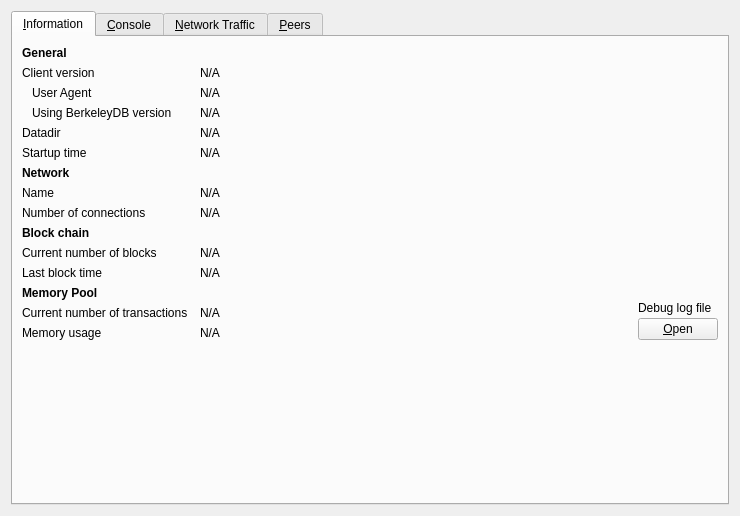
<?xml version="1.0" encoding="UTF-8"?>
<ui version="4.0">
 <class>RPCConsole</class>
 <widget class="QWidget" name="RPCConsole">
  <property name="geometry">
   <rect>
    <x>0</x>
    <y>0</y>
    <width>740</width>
    <height>516</height>
   </rect>
  </property>
  <property name="windowTitle">
   <string>Debug window</string>
  </property>
  <layout class="QVBoxLayout" name="verticalLayout_2">
   <item>
    <widget class="QTabWidget" name="tabWidget">
     <property name="currentIndex">
      <number>0</number>
     </property>
     <widget class="QWidget" name="tab_info">
      <attribute name="title">
       <string>&amp;Information</string>
      </attribute>
      <layout class="QGridLayout" name="gridLayout" columnstretch="0,1,0">
       <property name="horizontalSpacing">
        <number>12</number>
       </property>
       <item row="0" column="0">
        <widget class="QLabel" name="label_9">
         <property name="font">
          <font>
           <weight>75</weight>
           <bold>true</bold>
          </font>
         </property>
         <property name="text">
          <string>General</string>
         </property>
        </widget>
       </item>
       <item row="1" column="0">
        <widget class="QLabel" name="label_6">
         <property name="text">
          <string>Client version</string>
         </property>
        </widget>
       </item>
       <item row="1" column="1" colspan="2">
        <widget class="QLabel" name="clientVersion">
         <property name="cursor">
          <cursorShape>IBeamCursor</cursorShape>
         </property>
         <property name="text">
          <string>N/A</string>
         </property>
         <property name="textFormat">
          <enum>Qt::PlainText</enum>
         </property>
         <property name="textInteractionFlags">
          <set>Qt::LinksAccessibleByMouse|Qt::TextSelectableByKeyboard|Qt::TextSelectableByMouse</set>
         </property>
        </widget>
       </item>
       <item row="2" column="0">
        <widget class="QLabel" name="labelClientUserAgent">
         <property name="text">
          <string>User Agent</string>
         </property>
         <property name="indent">
          <number>10</number>
         </property>
        </widget>
       </item>
       <item row="2" column="1" colspan="2">
        <widget class="QLabel" name="clientUserAgent">
         <property name="cursor">
          <cursorShape>IBeamCursor</cursorShape>
         </property>
         <property name="text">
          <string>N/A</string>
         </property>
         <property name="textFormat">
          <enum>Qt::PlainText</enum>
         </property>
         <property name="textInteractionFlags">
          <set>Qt::LinksAccessibleByMouse|Qt::TextSelectableByKeyboard|Qt::TextSelectableByMouse</set>
         </property>
        </widget>
       </item>
       <item row="3" column="0">
        <widget class="QLabel" name="label_berkeleyDBVersion">
         <property name="text">
          <string>Using BerkeleyDB version</string>
         </property>
         <property name="indent">
          <number>10</number>
         </property>
        </widget>
       </item>
       <item row="3" column="1" colspan="2">
        <widget class="QLabel" name="berkeleyDBVersion">
         <property name="cursor">
          <cursorShape>IBeamCursor</cursorShape>
         </property>
         <property name="text">
          <string>N/A</string>
         </property>
         <property name="textFormat">
          <enum>Qt::PlainText</enum>
         </property>
         <property name="textInteractionFlags">
          <set>Qt::LinksAccessibleByMouse|Qt::TextSelectableByKeyboard|Qt::TextSelectableByMouse</set>
         </property>
        </widget>
       </item>
       <item row="4" column="0">
        <widget class="QLabel" name="label_12">
         <property name="text">
          <string>Datadir</string>
         </property>
        </widget>
       </item>
       <item row="4" column="1" colspan="2">
        <widget class="QLabel" name="dataDir">
         <property name="cursor">
          <cursorShape>IBeamCursor</cursorShape>
         </property>
         <property name="text">
          <string>N/A</string>
         </property>
         <property name="textFormat">
          <enum>Qt::PlainText</enum>
         </property>
         <property name="wordWrap">
          <bool>true</bool>
         </property>
         <property name="textInteractionFlags">
          <set>Qt::LinksAccessibleByMouse|Qt::TextSelectableByKeyboard|Qt::TextSelectableByMouse</set>
         </property>
        </widget>
       </item>
       <item row="5" column="0">
        <widget class="QLabel" name="label_13">
         <property name="text">
          <string>Startup time</string>
         </property>
        </widget>
       </item>
       <item row="5" column="1" colspan="2">
        <widget class="QLabel" name="startupTime">
         <property name="cursor">
          <cursorShape>IBeamCursor</cursorShape>
         </property>
         <property name="text">
          <string>N/A</string>
         </property>
         <property name="textFormat">
          <enum>Qt::PlainText</enum>
         </property>
         <property name="textInteractionFlags">
          <set>Qt::LinksAccessibleByMouse|Qt::TextSelectableByKeyboard|Qt::TextSelectableByMouse</set>
         </property>
        </widget>
       </item>
       <item row="6" column="0">
        <widget class="QLabel" name="labelNetwork">
         <property name="font">
          <font>
           <weight>75</weight>
           <bold>true</bold>
          </font>
         </property>
         <property name="text">
          <string>Network</string>
         </property>
        </widget>
       </item>
       <item row="7" column="0">
        <widget class="QLabel" name="label_8">
         <property name="text">
          <string>Name</string>
         </property>
        </widget>
       </item>
       <item row="7" column="1" colspan="2">
        <widget class="QLabel" name="networkName">
         <property name="cursor">
          <cursorShape>IBeamCursor</cursorShape>
         </property>
         <property name="text">
          <string>N/A</string>
         </property>
         <property name="textFormat">
          <enum>Qt::PlainText</enum>
         </property>
         <property name="textInteractionFlags">
          <set>Qt::LinksAccessibleByMouse|Qt::TextSelectableByKeyboard|Qt::TextSelectableByMouse</set>
         </property>
        </widget>
       </item>
       <item row="8" column="0">
        <widget class="QLabel" name="label_7">
         <property name="text">
          <string>Number of connections</string>
         </property>
        </widget>
       </item>
       <item row="8" column="1" colspan="2">
        <widget class="QLabel" name="numberOfConnections">
         <property name="cursor">
          <cursorShape>IBeamCursor</cursorShape>
         </property>
         <property name="text">
          <string>N/A</string>
         </property>
         <property name="textFormat">
          <enum>Qt::PlainText</enum>
         </property>
         <property name="textInteractionFlags">
          <set>Qt::LinksAccessibleByMouse|Qt::TextSelectableByKeyboard|Qt::TextSelectableByMouse</set>
         </property>
        </widget>
       </item>
       <item row="9" column="0">
        <widget class="QLabel" name="label_10">
         <property name="font">
          <font>
           <weight>75</weight>
           <bold>true</bold>
          </font>
         </property>
         <property name="text">
          <string>Block chain</string>
         </property>
        </widget>
       </item>
       <item row="10" column="0">
        <widget class="QLabel" name="label_3">
         <property name="text">
          <string>Current number of blocks</string>
         </property>
        </widget>
       </item>
       <item row="10" column="1" colspan="2">
        <widget class="QLabel" name="numberOfBlocks">
         <property name="cursor">
          <cursorShape>IBeamCursor</cursorShape>
         </property>
         <property name="text">
          <string>N/A</string>
         </property>
         <property name="textFormat">
          <enum>Qt::PlainText</enum>
         </property>
         <property name="textInteractionFlags">
          <set>Qt::LinksAccessibleByMouse|Qt::TextSelectableByKeyboard|Qt::TextSelectableByMouse</set>
         </property>
        </widget>
       </item>
       <item row="11" column="0">
        <widget class="QLabel" name="labelLastBlockTime">
         <property name="text">
          <string>Last block time</string>
         </property>
        </widget>
       </item>
       <item row="11" column="1" colspan="2">
        <widget class="QLabel" name="lastBlockTime">
         <property name="cursor">
          <cursorShape>IBeamCursor</cursorShape>
         </property>
         <property name="text">
          <string>N/A</string>
         </property>
         <property name="textFormat">
          <enum>Qt::PlainText</enum>
         </property>
         <property name="textInteractionFlags">
          <set>Qt::LinksAccessibleByMouse|Qt::TextSelectableByKeyboard|Qt::TextSelectableByMouse</set>
         </property>
        </widget>
       </item>
       <item row="12" column="0">
        <widget class="QLabel" name="labelMempoolTitle">
         <property name="font">
          <font>
           <weight>75</weight>
           <bold>true</bold>
          </font>
         </property>
         <property name="text">
          <string>Memory Pool</string>
         </property>
        </widget>
       </item>
       <item row="13" column="0">
        <widget class="QLabel" name="labelNumberOfTransactions">
         <property name="text">
          <string>Current number of transactions</string>
         </property>
        </widget>
       </item>
       <item row="13" column="1">
        <widget class="QLabel" name="mempoolNumberTxs">
         <property name="cursor">
          <cursorShape>IBeamCursor</cursorShape>
         </property>
         <property name="text">
          <string>N/A</string>
         </property>
         <property name="textFormat">
          <enum>Qt::PlainText</enum>
         </property>
         <property name="textInteractionFlags">
          <set>Qt::LinksAccessibleByMouse|Qt::TextSelectableByKeyboard|Qt::TextSelectableByMouse</set>
         </property>
        </widget>
       </item>
       <item row="14" column="0">
        <widget class="QLabel" name="labelMemoryUsage">
         <property name="text">
          <string>Memory usage</string>
         </property>
        </widget>
       </item>
       <item row="14" column="1">
        <widget class="QLabel" name="mempoolSize">
         <property name="cursor">
          <cursorShape>IBeamCursor</cursorShape>
         </property>
         <property name="text">
          <string>N/A</string>
         </property>
         <property name="textFormat">
          <enum>Qt::PlainText</enum>
         </property>
         <property name="textInteractionFlags">
          <set>Qt::LinksAccessibleByMouse|Qt::TextSelectableByKeyboard|Qt::TextSelectableByMouse</set>
         </property>
        </widget>
       </item>
       <item row="12" column="2" rowspan="3">
        <layout class="QVBoxLayout" name="verticalLayoutDebugButton">
         <property name="spacing">
          <number>3</number>
         </property>
         <item>
          <spacer name="verticalSpacer_2">
           <property name="orientation">
            <enum>Qt::Vertical</enum>
           </property>
           <property name="sizeHint" stdset="0">
            <size>
             <width>10</width>
             <height>5</height>
            </size>
           </property>
          </spacer>
         </item>
         <item>
          <widget class="QLabel" name="labelDebugLogfile">
           <property name="text">
            <string>Debug log file</string>
           </property>
          </widget>
         </item>
         <item>
          <widget class="QPushButton" name="openDebugLogfileButton">
           <property name="toolTip">
            <string>Open the %1 debug log file from the current data directory. This can take a few seconds for large log files.</string>
           </property>
           <property name="text">
            <string>&amp;Open</string>
           </property>
           <property name="icon">
            <iconset resource="../bitcoin.qrc">
             <normaloff>:/images/open</normaloff>:/images/open</iconset>
           </property>
           <property name="autoDefault">
            <bool>false</bool>
           </property>
          </widget>
         </item>
        </layout>
       </item>
       <item row="15" column="0">
        <spacer name="verticalSpacer">
         <property name="orientation">
          <enum>Qt::Vertical</enum>
         </property>
         <property name="sizeHint" stdset="0">
          <size>
           <width>20</width>
           <height>40</height>
          </size>
         </property>
        </spacer>
       </item>
      </layout>
     </widget>
     <widget class="QWidget" name="tab_console">
      <attribute name="title">
       <string>&amp;Console</string>
      </attribute>
      <layout class="QVBoxLayout" name="verticalLayout_3">
       <property name="spacing">
        <number>3</number>
       </property>
       <property name="bottomMargin">
        <number>5</number>
       </property>
       <item>
        <layout class="QHBoxLayout" name="horizontalLayout">
         <property name="spacing">
          <number>4</number>
         </property>
         <item>
          <spacer name="horizontalSpacer">
           <property name="orientation">
            <enum>Qt::Horizontal</enum>
           </property>
           <property name="sizeHint" stdset="0">
            <size>
             <width>40</width>
             <height>20</height>
            </size>
           </property>
          </spacer>
         </item>
         <item>
          <widget class="QPushButton" name="fontSmallerButton">
           <property name="maximumSize">
            <size>
             <width>24</width>
             <height>24</height>
            </size>
           </property>
           <property name="toolTip">
            <string>Decrease font size</string>
           </property>
           <property name="text">
            <string/>
           </property>
           <property name="icon">
            <iconset resource="../bitcoin.qrc">
             <normaloff>:/images/fontsmaller</normaloff>:/images/fontsmaller</iconset>
           </property>
           <property name="iconSize">
            <size>
             <width>24</width>
             <height>16</height>
            </size>
           </property>
           <property name="autoDefault">
            <bool>false</bool>
           </property>
           <property name="flat">
            <bool>true</bool>
           </property>
          </widget>
         </item>
         <item>
          <widget class="QPushButton" name="fontBiggerButton">
           <property name="maximumSize">
            <size>
             <width>24</width>
             <height>24</height>
            </size>
           </property>
           <property name="toolTip">
            <string>Increase font size</string>
           </property>
           <property name="text">
            <string/>
           </property>
           <property name="icon">
            <iconset resource="../bitcoin.qrc">
             <normaloff>:/images/fontbigger</normaloff>:/images/fontbigger</iconset>
           </property>
           <property name="iconSize">
            <size>
             <width>24</width>
             <height>16</height>
            </size>
           </property>
           <property name="autoDefault">
            <bool>false</bool>
           </property>
           <property name="flat">
            <bool>true</bool>
           </property>
          </widget>
         </item>
         <item>
          <widget class="QPushButton" name="clearButton">
           <property name="maximumSize">
            <size>
             <width>24</width>
             <height>24</height>
            </size>
           </property>
           <property name="toolTip">
            <string>Clear console</string>
           </property>
           <property name="layoutDirection">
            <enum>Qt::LeftToRight</enum>
           </property>
           <property name="text">
            <string/>
           </property>
           <property name="icon">
            <iconset resource="../bitcoin.qrc">
             <normaloff>:/images/clear</normaloff>:/images/clear</iconset>
           </property>
           <property name="shortcut">
            <string notr="true">Ctrl+L</string>
           </property>
           <property name="autoDefault">
            <bool>false</bool>
           </property>
           <property name="flat">
            <bool>true</bool>
           </property>
          </widget>
         </item>
        </layout>
       </item>
       <item>
        <widget class="QTextEdit" name="messagesWidget">
         <property name="minimumSize">
          <size>
           <width>0</width>
           <height>100</height>
          </size>
         </property>
         <property name="readOnly">
          <bool>true</bool>
         </property>
         <property name="tabKeyNavigation" stdset="0">
          <bool>false</bool>
         </property>
         <property name="columnCount" stdset="0">
          <number>2</number>
         </property>
        </widget>
       </item>
       <item>
        <layout class="QHBoxLayout" name="horizontalLayoutPrompt">
         <property name="spacing">
          <number>3</number>
         </property>
         <item>
          <widget class="QPushButton" name="promptIcon">
           <property name="enabled">
            <bool>false</bool>
           </property>
           <property name="maximumSize">
            <size>
             <width>16</width>
             <height>24</height>
            </size>
           </property>
           <property name="text">
            <string/>
           </property>
           <property name="icon">
            <iconset resource="../bitcoin.qrc">
             <normaloff>:/images/prompt</normaloff>:/images/prompt</iconset>
           </property>
           <property name="iconSize">
            <size>
             <width>14</width>
             <height>14</height>
            </size>
           </property>
           <property name="autoDefault">
            <bool>false</bool>
           </property>
           <property name="flat">
            <bool>true</bool>
           </property>
          </widget>
         </item>
         <item>
          <widget class="QLineEdit" name="lineEdit">
           <property name="placeholderText">
            <string/>
           </property>
          </widget>
         </item>
        </layout>
       </item>
      </layout>
     </widget>
     <widget class="QWidget" name="tab_nettraffic">
      <attribute name="title">
       <string>&amp;Network Traffic</string>
      </attribute>
      <layout class="QHBoxLayout" name="horizontalLayout_3">
       <item>
        <layout class="QVBoxLayout" name="verticalLayout_4">
         <item>
          <widget class="TrafficGraphWidget" name="trafficGraph" native="true">
           <property name="sizePolicy">
            <sizepolicy hsizetype="Expanding" vsizetype="Expanding">
             <horstretch>0</horstretch>
             <verstretch>0</verstretch>
            </sizepolicy>
           </property>
          </widget>
         </item>
         <item>
          <layout class="QHBoxLayout" name="horizontalLayout_2">
           <item>
            <widget class="QSlider" name="sldGraphRange">
             <property name="minimum">
              <number>1</number>
             </property>
             <property name="maximum">
              <number>288</number>
             </property>
             <property name="pageStep">
              <number>12</number>
             </property>
             <property name="value">
              <number>6</number>
             </property>
             <property name="orientation">
              <enum>Qt::Horizontal</enum>
             </property>
            </widget>
           </item>
           <item>
            <widget class="QLabel" name="lblGraphRange">
             <property name="minimumSize">
              <size>
               <width>100</width>
               <height>0</height>
              </size>
             </property>
             <property name="alignment">
              <set>Qt::AlignCenter</set>
             </property>
            </widget>
           </item>
           <item>
            <widget class="QPushButton" name="btnClearTrafficGraph">
             <property name="text">
              <string>&amp;Clear</string>
             </property>
             <property name="icon">
              <iconset resource="../bitcoin.qrc">
               <normaloff>:/images/clear</normaloff>:/images/clear</iconset>
             </property>
             <property name="autoDefault">
              <bool>false</bool>
             </property>
            </widget>
           </item>
          </layout>
         </item>
        </layout>
       </item>
       <item>
        <layout class="QVBoxLayout" name="verticalLayout">
         <item>
          <widget class="QGroupBox" name="groupBox">
           <property name="title">
            <string>Totals</string>
           </property>
           <layout class="QVBoxLayout" name="verticalLayout_5">
            <item>
             <layout class="QHBoxLayout" name="horizontalLayout_4">
              <item>
               <widget class="Line" name="line">
                <property name="sizePolicy">
                 <sizepolicy hsizetype="Fixed" vsizetype="Fixed">
                  <horstretch>0</horstretch>
                  <verstretch>0</verstretch>
                 </sizepolicy>
                </property>
                <property name="minimumSize">
                 <size>
                  <width>10</width>
                  <height>0</height>
                 </size>
                </property>
                <property name="palette">
                 <palette>
                  <active>
                   <colorrole role="Light">
                    <brush brushstyle="SolidPattern">
                     <color alpha="255">
                      <red>0</red>
                      <green>255</green>
                      <blue>0</blue>
                     </color>
                    </brush>
                   </colorrole>
                  </active>
                  <inactive>
                   <colorrole role="Light">
                    <brush brushstyle="SolidPattern">
                     <color alpha="255">
                      <red>0</red>
                      <green>255</green>
                      <blue>0</blue>
                     </color>
                    </brush>
                   </colorrole>
                  </inactive>
                  <disabled>
                   <colorrole role="Light">
                    <brush brushstyle="SolidPattern">
                     <color alpha="255">
                      <red>0</red>
                      <green>255</green>
                      <blue>0</blue>
                     </color>
                    </brush>
                   </colorrole>
                  </disabled>
                 </palette>
                </property>
                <property name="orientation">
                 <enum>Qt::Horizontal</enum>
                </property>
               </widget>
              </item>
              <item>
               <widget class="QLabel" name="label_16">
                <property name="text">
                 <string>Received</string>
                </property>
               </widget>
              </item>
              <item>
               <widget class="QLabel" name="lblBytesIn">
                <property name="minimumSize">
                 <size>
                  <width>50</width>
                  <height>0</height>
                 </size>
                </property>
                <property name="alignment">
                 <set>Qt::AlignRight|Qt::AlignTrailing|Qt::AlignVCenter</set>
                </property>
               </widget>
              </item>
             </layout>
            </item>
            <item>
             <layout class="QHBoxLayout" name="horizontalLayout_5">
              <item>
               <widget class="Line" name="line_2">
                <property name="sizePolicy">
                 <sizepolicy hsizetype="Fixed" vsizetype="Fixed">
                  <horstretch>0</horstretch>
                  <verstretch>0</verstretch>
                 </sizepolicy>
                </property>
                <property name="minimumSize">
                 <size>
                  <width>10</width>
                  <height>0</height>
                 </size>
                </property>
                <property name="palette">
                 <palette>
                  <active>
                   <colorrole role="Light">
                    <brush brushstyle="SolidPattern">
                     <color alpha="255">
                      <red>255</red>
                      <green>0</green>
                      <blue>0</blue>
                     </color>
                    </brush>
                   </colorrole>
                  </active>
                  <inactive>
                   <colorrole role="Light">
                    <brush brushstyle="SolidPattern">
                     <color alpha="255">
                      <red>255</red>
                      <green>0</green>
                      <blue>0</blue>
                     </color>
                    </brush>
                   </colorrole>
                  </inactive>
                  <disabled>
                   <colorrole role="Light">
                    <brush brushstyle="SolidPattern">
                     <color alpha="255">
                      <red>255</red>
                      <green>0</green>
                      <blue>0</blue>
                     </color>
                    </brush>
                   </colorrole>
                  </disabled>
                 </palette>
                </property>
                <property name="orientation">
                 <enum>Qt::Horizontal</enum>
                </property>
               </widget>
              </item>
              <item>
               <widget class="QLabel" name="label_17">
                <property name="text">
                 <string>Sent</string>
                </property>
               </widget>
              </item>
              <item>
               <widget class="QLabel" name="lblBytesOut">
                <property name="minimumSize">
                 <size>
                  <width>50</width>
                  <height>0</height>
                 </size>
                </property>
                <property name="alignment">
                 <set>Qt::AlignRight|Qt::AlignTrailing|Qt::AlignVCenter</set>
                </property>
               </widget>
              </item>
             </layout>
            </item>
            <item>
             <spacer name="verticalSpacer_4">
              <property name="orientation">
               <enum>Qt::Vertical</enum>
              </property>
              <property name="sizeHint" stdset="0">
               <size>
                <width>20</width>
                <height>407</height>
               </size>
              </property>
             </spacer>
            </item>
           </layout>
          </widget>
         </item>
        </layout>
       </item>
      </layout>
     </widget>
     <widget class="QWidget" name="tab_peers">
      <attribute name="title">
       <string>&amp;Peers</string>
      </attribute>
      <layout class="QGridLayout" name="gridLayout_2">
       <item row="0" column="0" rowspan="2">
        <layout class="QVBoxLayout" name="verticalLayout_101">
         <property name="spacing">
          <number>0</number>
         </property>
         <item>
          <widget class="QTableView" name="peerWidget">
           <property name="horizontalScrollCrzPolicy">
            <enum>Qt::ScrollCrzAsNeeded</enum>
           </property>
           <property name="tabKeyNavigation">
            <bool>false</bool>
           </property>
           <property name="sortingEnabled">
            <bool>true</bool>
           </property>
           <attribute name="horizontalHeaderHighlightSections">
            <bool>false</bool>
           </attribute>
          </widget>
         </item>
         <item>
          <widget class="QLabel" name="banHeading">
           <property name="sizePolicy">
            <sizepolicy hsizetype="Preferred" vsizetype="Minimum">
             <horstretch>0</horstretch>
             <verstretch>0</verstretch>
            </sizepolicy>
           </property>
           <property name="minimumSize">
            <size>
             <width>300</width>
             <height>32</height>
            </size>
           </property>
           <property name="maximumSize">
            <size>
             <width>16777215</width>
             <height>32</height>
            </size>
           </property>
           <property name="font">
            <font>
             <pointsize>12</pointsize>
            </font>
           </property>
           <property name="cursor">
            <cursorShape>IBeamCursor</cursorShape>
           </property>
           <property name="text">
            <string>Banned peers</string>
           </property>
           <property name="alignment">
            <set>Qt::AlignBottom|Qt::AlignLeading|Qt::AlignLeft</set>
           </property>
           <property name="wordWrap">
            <bool>true</bool>
           </property>
           <property name="textInteractionFlags">
            <set>Qt::NoTextInteraction</set>
           </property>
          </widget>
         </item>
         <item>
          <widget class="QTableView" name="banlistWidget">
           <property name="sizePolicy">
            <sizepolicy hsizetype="Expanding" vsizetype="Expanding">
             <horstretch>0</horstretch>
             <verstretch>0</verstretch>
            </sizepolicy>
           </property>
           <property name="horizontalScrollCrzPolicy">
            <enum>Qt::ScrollCrzAsNeeded</enum>
           </property>
           <property name="tabKeyNavigation">
            <bool>false</bool>
           </property>
           <property name="sortingEnabled">
            <bool>true</bool>
           </property>
           <attribute name="horizontalHeaderHighlightSections">
            <bool>false</bool>
           </attribute>
          </widget>
         </item>
        </layout>
       </item>
       <item row="0" column="1">
        <widget class="QLabel" name="peerHeading">
         <property name="sizePolicy">
          <sizepolicy hsizetype="Preferred" vsizetype="Minimum">
           <horstretch>0</horstretch>
           <verstretch>0</verstretch>
          </sizepolicy>
         </property>
         <property name="minimumSize">
          <size>
           <width>300</width>
           <height>32</height>
          </size>
         </property>
         <property name="font">
          <font>
           <pointsize>10</pointsize>
          </font>
         </property>
         <property name="cursor">
          <cursorShape>IBeamCursor</cursorShape>
         </property>
         <property name="text">
          <string>Select a peer to view detailed information.</string>
         </property>
         <property name="alignment">
          <set>Qt::AlignHCenter|Qt::AlignTop</set>
         </property>
         <property name="wordWrap">
          <bool>true</bool>
         </property>
         <property name="textInteractionFlags">
          <set>Qt::LinksAccessibleByMouse|Qt::TextSelectableByKeyboard|Qt::TextSelectableByMouse</set>
         </property>
        </widget>
       </item>
       <item row="1" column="1">
        <widget class="QWidget" name="detailWidget" native="true">
         <property name="minimumSize">
          <size>
           <width>300</width>
           <height>0</height>
          </size>
         </property>
         <layout class="QGridLayout" name="gridLayout_3">
          <item row="0" column="0">
           <widget class="QLabel" name="label_30">
            <property name="text">
             <string>Whitelisted</string>
            </property>
           </widget>
          </item>
          <item row="0" column="2">
           <widget class="QLabel" name="peerWhitelisted">
            <property name="cursor">
             <cursorShape>IBeamCursor</cursorShape>
            </property>
            <property name="text">
             <string>N/A</string>
            </property>
            <property name="textFormat">
             <enum>Qt::PlainText</enum>
            </property>
            <property name="textInteractionFlags">
             <set>Qt::LinksAccessibleByMouse|Qt::TextSelectableByKeyboard|Qt::TextSelectableByMouse</set>
            </property>
           </widget>
          </item>
          <item row="1" column="0">
           <widget class="QLabel" name="label_23">
            <property name="text">
             <string>Direction</string>
            </property>
           </widget>
          </item>
          <item row="1" column="2">
           <widget class="QLabel" name="peerDirection">
            <property name="cursor">
             <cursorShape>IBeamCursor</cursorShape>
            </property>
            <property name="text">
             <string>N/A</string>
            </property>
            <property name="textFormat">
             <enum>Qt::PlainText</enum>
            </property>
            <property name="textInteractionFlags">
             <set>Qt::LinksAccessibleByMouse|Qt::TextSelectableByKeyboard|Qt::TextSelectableByMouse</set>
            </property>
           </widget>
          </item>
          <item row="2" column="0">
           <widget class="QLabel" name="label_21">
            <property name="text">
             <string>Version</string>
            </property>
           </widget>
          </item>
          <item row="2" column="2">
           <widget class="QLabel" name="peerVersion">
            <property name="cursor">
             <cursorShape>IBeamCursor</cursorShape>
            </property>
            <property name="text">
             <string>N/A</string>
            </property>
            <property name="textFormat">
             <enum>Qt::PlainText</enum>
            </property>
            <property name="textInteractionFlags">
             <set>Qt::LinksAccessibleByMouse|Qt::TextSelectableByKeyboard|Qt::TextSelectableByMouse</set>
            </property>
           </widget>
          </item>
          <item row="3" column="0">
           <widget class="QLabel" name="label_28">
            <property name="text">
             <string>User Agent</string>
            </property>
           </widget>
          </item>
          <item row="3" column="2">
           <widget class="QLabel" name="peerSubversion">
            <property name="cursor">
             <cursorShape>IBeamCursor</cursorShape>
            </property>
            <property name="text">
             <string>N/A</string>
            </property>
            <property name="textFormat">
             <enum>Qt::PlainText</enum>
            </property>
            <property name="textInteractionFlags">
             <set>Qt::LinksAccessibleByMouse|Qt::TextSelectableByKeyboard|Qt::TextSelectableByMouse</set>
            </property>
           </widget>
          </item>
          <item row="4" column="0">
           <widget class="QLabel" name="label_4">
            <property name="text">
             <string>Services</string>
            </property>
           </widget>
          </item>
          <item row="4" column="2">
           <widget class="QLabel" name="peerServices">
            <property name="cursor">
             <cursorShape>IBeamCursor</cursorShape>
            </property>
            <property name="text">
             <string>N/A</string>
            </property>
            <property name="textFormat">
             <enum>Qt::PlainText</enum>
            </property>
            <property name="textInteractionFlags">
             <set>Qt::LinksAccessibleByMouse|Qt::TextSelectableByKeyboard|Qt::TextSelectableByMouse</set>
            </property>
           </widget>
          </item>
          <item row="5" column="0">
           <widget class="QLabel" name="label_29">
            <property name="text">
             <string>Starting Block</string>
            </property>
           </widget>
          </item>
          <item row="5" column="2">
           <widget class="QLabel" name="peerHeight">
            <property name="cursor">
             <cursorShape>IBeamCursor</cursorShape>
            </property>
            <property name="text">
             <string>N/A</string>
            </property>
            <property name="textFormat">
             <enum>Qt::PlainText</enum>
            </property>
            <property name="textInteractionFlags">
             <set>Qt::LinksAccessibleByMouse|Qt::TextSelectableByKeyboard|Qt::TextSelectableByMouse</set>
            </property>
           </widget>
          </item>
          <item row="6" column="0">
           <widget class="QLabel" name="label_27">
            <property name="text">
             <string>Synced Headers</string>
            </property>
           </widget>
          </item>
          <item row="6" column="2">
           <widget class="QLabel" name="peerSyncHeight">
            <property name="cursor">
             <cursorShape>IBeamCursor</cursorShape>
            </property>
            <property name="text">
             <string>N/A</string>
            </property>
            <property name="textFormat">
             <enum>Qt::PlainText</enum>
            </property>
            <property name="textInteractionFlags">
             <set>Qt::LinksAccessibleByMouse|Qt::TextSelectableByKeyboard|Qt::TextSelectableByMouse</set>
            </property>
           </widget>
          </item>
          <item row="7" column="0">
           <widget class="QLabel" name="label_25">
            <property name="text">
             <string>Synced Blocks</string>
            </property>
           </widget>
          </item>
          <item row="7" column="2">
           <widget class="QLabel" name="peerCommonHeight">
            <property name="cursor">
             <cursorShape>IBeamCursor</cursorShape>
            </property>
            <property name="text">
             <string>N/A</string>
            </property>
            <property name="textFormat">
             <enum>Qt::PlainText</enum>
            </property>
            <property name="textInteractionFlags">
             <set>Qt::LinksAccessibleByMouse|Qt::TextSelectableByKeyboard|Qt::TextSelectableByMouse</set>
            </property>
           </widget>
          </item>
          <item row="8" column="0">
           <widget class="QLabel" name="label_24">
            <property name="text">
             <string>Ban Score</string>
            </property>
           </widget>
          </item>
          <item row="8" column="2">
           <widget class="QLabel" name="peerBanScore">
            <property name="cursor">
             <cursorShape>IBeamCursor</cursorShape>
            </property>
            <property name="text">
             <string>N/A</string>
            </property>
            <property name="textFormat">
             <enum>Qt::PlainText</enum>
            </property>
            <property name="textInteractionFlags">
             <set>Qt::LinksAccessibleByMouse|Qt::TextSelectableByKeyboard|Qt::TextSelectableByMouse</set>
            </property>
           </widget>
          </item>
          <item row="9" column="0">
           <widget class="QLabel" name="label_22">
            <property name="text">
             <string>Connection Time</string>
            </property>
           </widget>
          </item>
          <item row="9" column="2">
           <widget class="QLabel" name="peerConnTime">
            <property name="cursor">
             <cursorShape>IBeamCursor</cursorShape>
            </property>
            <property name="text">
             <string>N/A</string>
            </property>
            <property name="textFormat">
             <enum>Qt::PlainText</enum>
            </property>
            <property name="textInteractionFlags">
             <set>Qt::LinksAccessibleByMouse|Qt::TextSelectableByKeyboard|Qt::TextSelectableByMouse</set>
            </property>
           </widget>
          </item>
          <item row="10" column="0">
           <widget class="QLabel" name="label_15">
            <property name="text">
             <string>Last Send</string>
            </property>
           </widget>
          </item>
          <item row="10" column="2">
           <widget class="QLabel" name="peerLastSend">
            <property name="cursor">
             <cursorShape>IBeamCursor</cursorShape>
            </property>
            <property name="text">
             <string>N/A</string>
            </property>
            <property name="textFormat">
             <enum>Qt::PlainText</enum>
            </property>
            <property name="textInteractionFlags">
             <set>Qt::LinksAccessibleByMouse|Qt::TextSelectableByKeyboard|Qt::TextSelectableByMouse</set>
            </property>
           </widget>
          </item>
          <item row="11" column="0">
           <widget class="QLabel" name="label_19">
            <property name="text">
             <string>Last Receive</string>
            </property>
           </widget>
          </item>
          <item row="11" column="2">
           <widget class="QLabel" name="peerLastRecv">
            <property name="cursor">
             <cursorShape>IBeamCursor</cursorShape>
            </property>
            <property name="text">
             <string>N/A</string>
            </property>
            <property name="textFormat">
             <enum>Qt::PlainText</enum>
            </property>
            <property name="textInteractionFlags">
             <set>Qt::LinksAccessibleByMouse|Qt::TextSelectableByKeyboard|Qt::TextSelectableByMouse</set>
            </property>
           </widget>
          </item>
          <item row="12" column="0">
           <widget class="QLabel" name="label_18">
            <property name="text">
             <string>Sent</string>
            </property>
           </widget>
          </item>
          <item row="12" column="2">
           <widget class="QLabel" name="peerBytesSent">
            <property name="cursor">
             <cursorShape>IBeamCursor</cursorShape>
            </property>
            <property name="text">
             <string>N/A</string>
            </property>
            <property name="textFormat">
             <enum>Qt::PlainText</enum>
            </property>
            <property name="textInteractionFlags">
             <set>Qt::LinksAccessibleByMouse|Qt::TextSelectableByKeyboard|Qt::TextSelectableByMouse</set>
            </property>
           </widget>
          </item>
          <item row="13" column="0">
           <widget class="QLabel" name="label_20">
            <property name="text">
             <string>Received</string>
            </property>
           </widget>
          </item>
          <item row="13" column="2">
           <widget class="QLabel" name="peerBytesRecv">
            <property name="cursor">
             <cursorShape>IBeamCursor</cursorShape>
            </property>
            <property name="text">
             <string>N/A</string>
            </property>
            <property name="textFormat">
             <enum>Qt::PlainText</enum>
            </property>
            <property name="textInteractionFlags">
             <set>Qt::LinksAccessibleByMouse|Qt::TextSelectableByKeyboard|Qt::TextSelectableByMouse</set>
            </property>
           </widget>
          </item>
          <item row="14" column="0">
           <widget class="QLabel" name="label_26">
            <property name="text">
             <string>Ping Time</string>
            </property>
           </widget>
          </item>
          <item row="14" column="2">
           <widget class="QLabel" name="peerPingTime">
            <property name="cursor">
             <cursorShape>IBeamCursor</cursorShape>
            </property>
            <property name="text">
             <string>N/A</string>
            </property>
            <property name="textFormat">
             <enum>Qt::PlainText</enum>
            </property>
            <property name="textInteractionFlags">
             <set>Qt::LinksAccessibleByMouse|Qt::TextSelectableByKeyboard|Qt::TextSelectableByMouse</set>
            </property>
           </widget>
          </item>
          <item row="15" column="0">
           <widget class="QLabel" name="peerPingWaitLabel">
            <property name="toolTip">
             <string>The duration of a currently outstanding ping.</string>
            </property>
            <property name="text">
             <string>Ping Wait</string>
            </property>
           </widget>
          </item>
          <item row="15" column="2">
           <widget class="QLabel" name="peerPingWait">
            <property name="cursor">
             <cursorShape>IBeamCursor</cursorShape>
            </property>
            <property name="text">
             <string>N/A</string>
            </property>
            <property name="textFormat">
             <enum>Qt::PlainText</enum>
            </property>
            <property name="textInteractionFlags">
             <set>Qt::LinksAccessibleByMouse|Qt::TextSelectableByKeyboard|Qt::TextSelectableByMouse</set>
            </property>
           </widget>
          </item>
          <item row="16" column="0">
           <widget class="QLabel" name="label_timeoffset">
            <property name="text">
             <string>Time Offset</string>
            </property>
           </widget>
          </item>
          <item row="16" column="2">
           <widget class="QLabel" name="timeoffset">
            <property name="cursor">
             <cursorShape>IBeamCursor</cursorShape>
            </property>
            <property name="text">
             <string>N/A</string>
            </property>
            <property name="textFormat">
             <enum>Qt::PlainText</enum>
            </property>
            <property name="textInteractionFlags">
             <set>Qt::LinksAccessibleByMouse|Qt::TextSelectableByKeyboard|Qt::TextSelectableByMouse</set>
            </property>
           </widget>
          </item>
          <item row="17" column="1">
           <spacer name="verticalSpacer_3">
            <property name="orientation">
             <enum>Qt::Vertical</enum>
            </property>
            <property name="sizeHint" stdset="0">
             <size>
              <width>20</width>
              <height>40</height>
             </size>
            </property>
           </spacer>
          </item>
         </layout>
        </widget>
       </item>
      </layout>
     </widget>
    </widget>
   </item>
  </layout>
 </widget>
 <customwidgets>
  <customwidget>
   <class>TrafficGraphWidget</class>
   <extends>QWidget</extends>
   <header>trafficgraphwidget.h</header>
   <container>1</container>
   <slots>
    <slot>clear()</slot>
   </slots>
  </customwidget>
 </customwidgets>
 <resources>
  <include location="../bitcoin.qrc"/>
 </resources>
 <connections/>
</ui>
